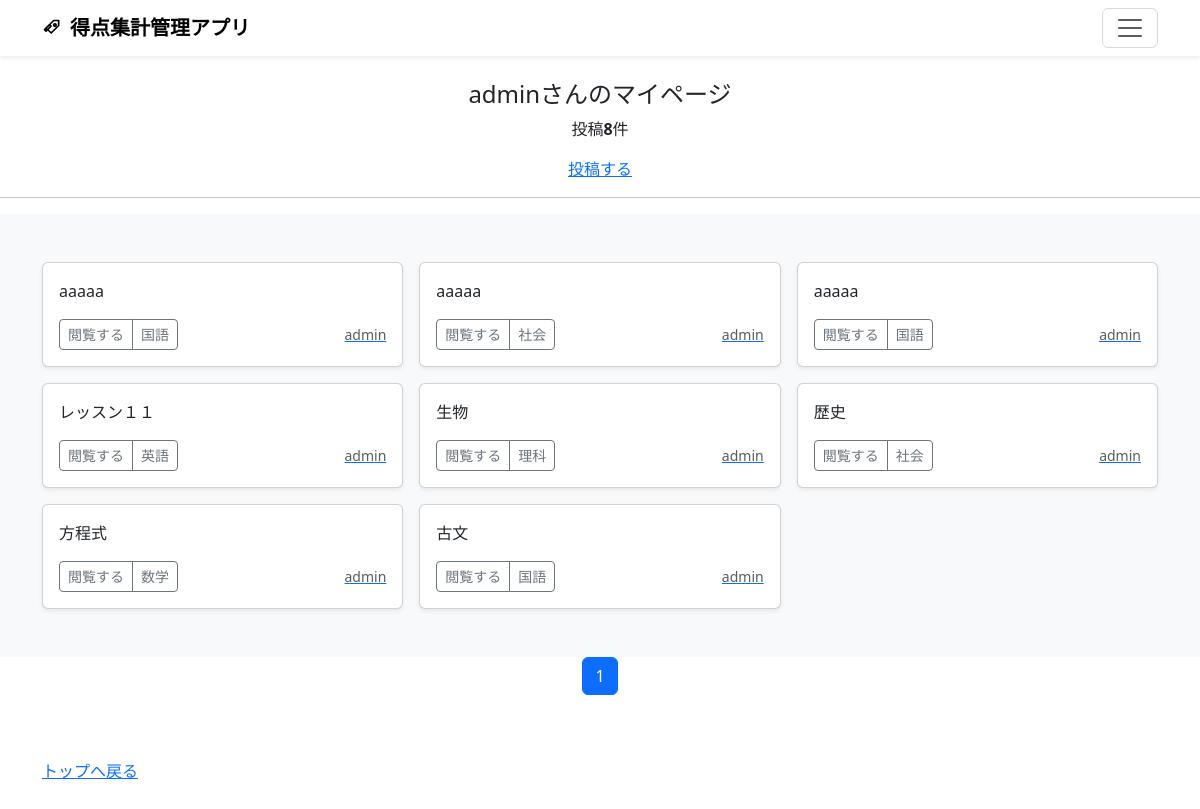
Page /mypage/ (signed in) on the earlier database version.
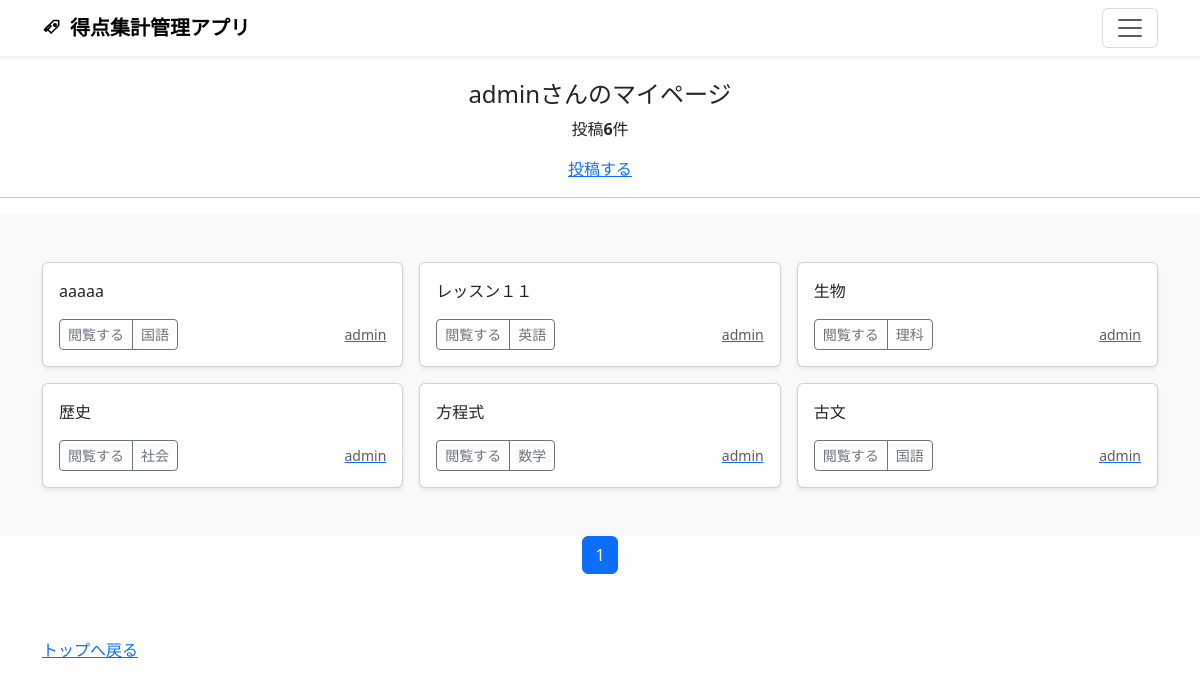
Same page on the later database version.
### accounts/models.py (models this page shows)
class CustomUser(AbstractUser):
    pass

### score_aggregateapp/models.py (models this page shows, shortened)
class ScoreAggregateappPost(models.Model):
    user = models.ForeignKey(
        CustomUser,
        verbose_name='ユーザー',
        on_delete=models.CASCADE
        )
    category = models.ForeignKey(
        Category,
        verbose_name='科目',
        on_delete=models.PROTECT
        )
    title = models.CharField(
        verbose_name='タイトル',
        max_length=200
        )
    comment = models.TextField(
        verbose_name='コメント',
        )
    posted_at = models.DateTimeField(
        verbose_name='投稿日時',
        auto_now_add=True
        )

class Category(models.Model):
    title = models.CharField(
        verbose_name='科目',
        max_length=20)

### score_aggregateapp/views.py (the view)
# urls.py: path('mypage/', views.MypageView.as_view(), name='mypage'),
class MypageView(ListView):
    template_name ='mypage.html'
    paginate_by = 15
    def get_queryset(self):
        queryset = ScoreAggregateappPost.objects.filter(
            user=self.request.user).order_by('-posted_at')
        return queryset

### score_aggregateapp/templates/mypage.html (shortened to what this page needs)
{% extends 'base.html' %}
{% block contents %}
    {% if user.is_authenticated %}
    <br>
    <div style="text-align: center">
        <h4>{{user.username}}さんのマイページ</h4>
        {% if object_list.count == 0 %}
            <p>{{user.username}}さんの投稿はありません</p>
        {% else %}
            <p>投稿<strong>{{object_list.count}}</strong>件</p>
        {% endif %}
        <a href="{% url 'score_aggregateapp:post' %}">投稿する</a>
    </div>
    <hr>
{% endif %}
{% include "score_aggregateapps_list.html" %}
{% include "pagination.html" %}
{% endblock %}

### score_aggregateapp/templates/base.html (shortened to what this page needs)
{% load static %}
<!doctype html>
<html lang="ja" data-bs-theme="auto">
  <head><script src="../assets/js/color-modes.js"></script>
    <link href="https://cdn.jsdelivr.net/npm/bootstrap@5.3.0/dist/css/bootstrap.min.css"
          rel="stylesheet"
>
  </head>
  <body>
<header>
  <div class="navbar navbar-blue bg-blue shadow-sm">
    <div class="container">
      <a href="{% url 'score_aggregateapp:index' %}" class="navbar-brand d-flex align-items-center">
                <strong>得点集計管理アプリ</strong>
      </a>
      <button class="navbar-toggler" type="button" data-bs-toggle="collapse" data-bs-target="#navbarHeader" aria-controls="navbarHeader" aria-expanded="false" aria-label="Toggle navigation">
        <span class="navbar-toggler-icon"></span>
      </button>
    </div>
  </div>
</header>
<main>
  {% block contents %}{% endblock %}
</main>
<footer class="text-body-secondary py-5">
  <div class="container">
    <p class="mb-1">
      <a href="{% url 'score_aggregateapp:index' %}">トップへ戻る</a>
    </p>
  </div>
</footer>
    </body>
</html>

### score_aggregateapp/templates/score_aggregateapps_list.html
  <div class="album py-5 bg-body-tertiary">
    <div class="container">
      <div class="row row-cols-1 row-cols-sm-2 row-cols-md-3 g-3">
        {% for record in object_list %}
        <div class="col">
          <div class="card shadow-sm">
            <div class="card-body">
              <p class="card-text">{{record.title}}</p>
              <div class="d-flex justify-content-between align-items-center">
                <div class="btn-group">
                  <button type="button" class="btn btn-sm btn-outline-secondary" onclick="location.href='{% url 'score_aggregateapp:score_aggregateapp_detail' record.pk %}'">閲覧する</button>
                  <button type="button" class="btn btn-sm btn-outline-secondary" onclick="location.href='{% url 'score_aggregateapp:score_aggregateapps_cat' category=record.category.id %}'">{{record.category.title}}</button>
                </div>
                <a href="{% url 'score_aggregateapp:user_list' user=record.user.id %}">
                  <small class="text-muted">{{record.user.username}}</small>
                </a>
              </div>
            </div>
          </div>
        </div>
        {% endfor %}
      </div>
    </div>
  </div>

### score_aggregateapp/templates/pagination.html (shortened to what this page needs)
<ul class="pagination"
    style="justify-content: center">
    {% for num in page_obj.paginator.page_range %}
        {% if page_obj.number == num %}
        <li class="page-item active">
            <span class="page-link">{{ num }}</span>
        </li>
        {% else %}
        <li class="page-item">
            <a class="page-link" href="?page={{ num }}">{{ num }}</a>
        </li>
        {% endif %}
    {% endfor %}
</ul>

Differences in the rows shown:
removed ScoreAggregateappPost: title "aaaaa", category "国語", user.username "admin"
removed ScoreAggregateappPost: title "aaaaa", category "社会", user.username "admin"
Other differences:
{{ object_list.count }}: "8" → "6"
